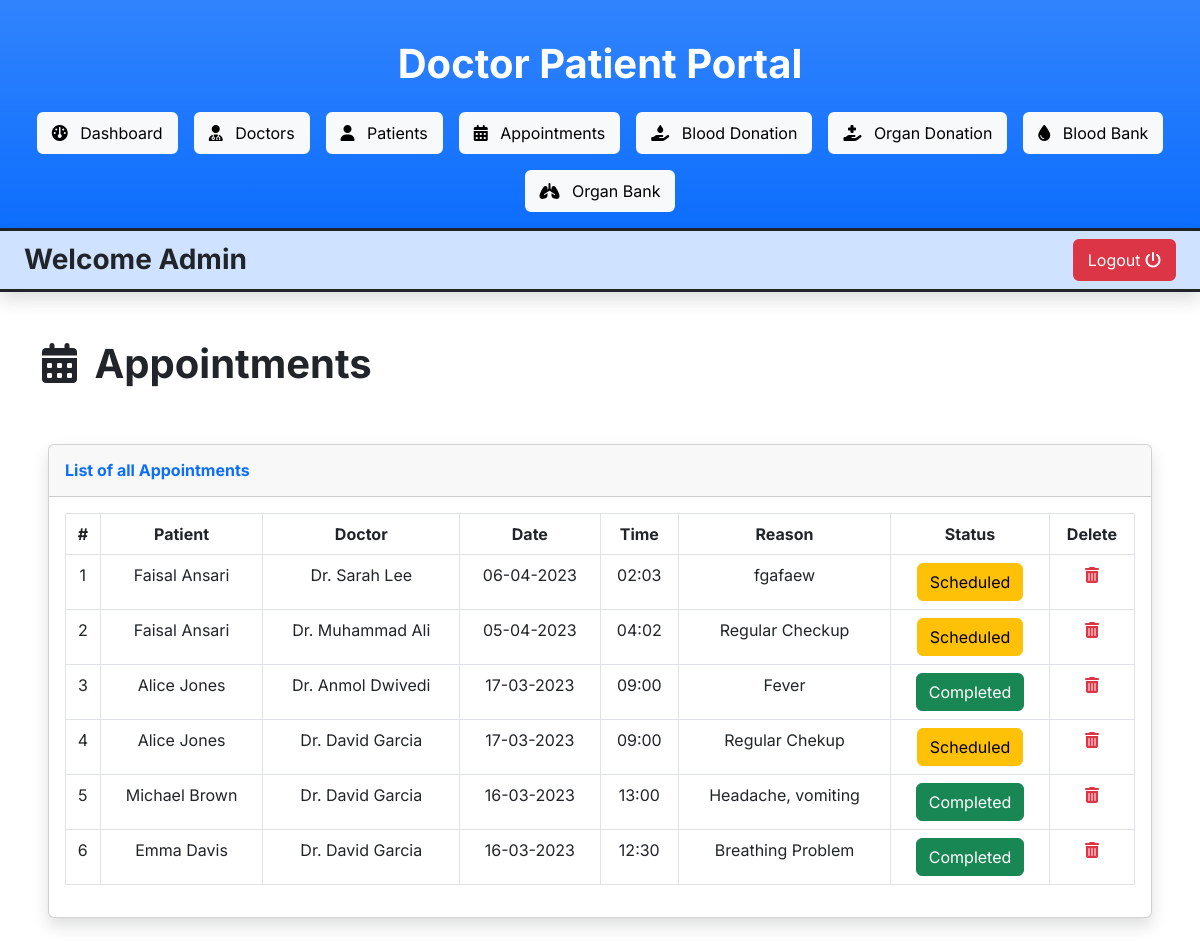
The app's page /admin/appointments.php (signed in) with its own data.
### tables this page shows
CREATE TABLE `appointments` (
  `appointment_id` int(11) NOT NULL,
  `patient_id` int(11) NOT NULL,
  `doctor_id` int(11) NOT NULL,
  `appointment_date` date NOT NULL,
  `appointment_time` time NOT NULL,
  `appointment_reason` varchar(255) NOT NULL,
  `appointment_status` varchar(255) NOT NULL
);

CREATE TABLE `patients` (
  `patient_id` int(11) NOT NULL,
  `first_name` varchar(255) NOT NULL,
  `last_name` varchar(255) NOT NULL,
  `email` varchar(255) NOT NULL,
  `password` varchar(255) NOT NULL,
  `dob` date NOT NULL,
  `gender` varchar(255) NOT NULL,
  `phone` varchar(255) NOT NULL,
  `address` varchar(255) NOT NULL,
  `dt` datetime NOT NULL DEFAULT current_timestamp()
);

CREATE TABLE `doctors` (
  `doctor_id` int(11) NOT NULL,
  `first_name` varchar(255) NOT NULL,
  `last_name` varchar(255) NOT NULL,
  `email` varchar(255) NOT NULL,
  `password` varchar(255) NOT NULL,
  `gender` varchar(255) NOT NULL,
  `dob` date NOT NULL,
  `phone` varchar(255) NOT NULL,
  `address` varchar(255) NOT NULL,
  `qualification` varchar(255) NOT NULL,
  `specialisation` varchar(255) NOT NULL,
  `dt` datetime NOT NULL DEFAULT current_timestamp()
);

### admin/appointments.php (the view, shortened to what this page needs)
<?php include("includes/header.php") ?>
<div class="container my-5 d-flex justify-content-between align-items-center">
    <h1><i class="fa-solid fa-calendar-days me-2"></i> Appointments</h1>
</div>
<div class="card shadow mb-4 mx-5">
    <div class="card-header py-3">
        <h6 class="m-0 font-weight-bold text-primary">List of all Appointments</h6>
    </div>
    <div class="card-body">
        <div class="table-responsive">
            <table class="table table-bordered w-100 py-2 text-center" id="appointmentTable">
                <thead>
                    <tr>
                        <th>#</th>
                        <th>Patient</th>
                        <th>Doctor</th>
                        <th>Date</th>
                        <th>Time</th>
                        <th>Reason</th>
                        <th>Status</th>
                        <th>Delete</th>
                    </tr>
                </thead>
                <tbody>
                    <?php
                    $i = 1;
                    $query = mysqli_query($con, "SELECT appointments.*, patients.first_name AS patient_first_name, patients.last_name AS patient_last_name, doctors.first_name AS doctor_first_name, doctors.last_name AS doctor_last_name FROM appointments JOIN patients ON appointments.patient_id = patients.patient_id  JOIN doctors ON appointments.doctor_id = doctors.doctor_id ORDER BY appointment_id DESC");
                    while ($row = mysqli_fetch_assoc($query)) {
                    ?>
                        <tr>
                            <td><?php echo $i ?></td>
                            <td><?php echo $row["patient_first_name"] . " " . $row["patient_last_name"] ?></td>
                            <td>Dr. <?php echo $row["doctor_first_name"] . " " . $row["doctor_last_name"] ?></td>
                            <td><?php echo date("d-m-Y", strtotime($row["appointment_date"])) ?></td>
                            <td><?php echo date("H:i", strtotime($row["appointment_time"])) ?></td>
                            <td><?php echo $row["appointment_reason"] ?></td>
                            <td>
                                <?php
                                $status = $row["appointment_status"];
                                if ($status == 'completed') {
                                    echo '<button class="btn btn-success">Completed</button>';
                                } elseif ($status == 'cancelled') {
                                    echo '<button class="btn btn-danger">Cancelled</button>';
                                } else {
                                    echo '<button class="btn btn-warning">Scheduled</button>';
                                }
                                ?>
                            </td>
                            <td>
                                <a href="#deleteAppointment<?php echo $row['appointment_id'] ?>" data-bs-toggle="modal"><i class="fa-solid fa-trash-can text-danger"></i></a>
                            </td>
                        </tr>
                    <?php
                        $i++;
                    }
                    ?>
                </tbody>
            </table>
        </div>
    </div>
</div>
<?php include("includes/footer.php") ?>

### admin-panel.css (style rules this page uses)
body { font-family: 'Inter', sans-serif; }
h1, h2, h3, h4, h5, h6 { font-weight: 700; }

### records on screen
appointments: patient.first_name "Faisal", patient.last_name "Ansari", doctor.first_name "Sarah", doctor.last_name "Lee", appointment_date "06-04-2023", appointment_time "02:03", appointment_reason "fgafaew", appointment_status "Scheduled"
appointments: patient.first_name "Faisal", patient.last_name "Ansari", doctor.first_name "Muhammad", doctor.last_name "Ali", appointment_date "05-04-2023", appointment_time "04:02", appointment_reason "Regular Checkup", appointment_status "Scheduled"
appointments: patient.first_name "Alice", patient.last_name "Jones", doctor.first_name "Anmol", doctor.last_name "Dwivedi", appointment_date "17-03-2023", appointment_time "09:00", appointment_reason "Fever", appointment_status "Completed"
appointments: patient.first_name "Alice", patient.last_name "Jones", doctor.first_name "David", doctor.last_name "Garcia", appointment_date "17-03-2023", appointment_time "09:00", appointment_reason "Regular Chekup", appointment_status "Scheduled"
appointments: patient.first_name "Michael", patient.last_name "Brown", doctor.first_name "David", doctor.last_name "Garcia", appointment_date "16-03-2023", appointment_time "13:00", appointment_reason "Headache, vomiting", appointment_status "Completed"
appointments: patient.first_name "Emma", patient.last_name "Davis", doctor.first_name "David", doctor.last_name "Garcia", appointment_date "16-03-2023", appointment_time "12:30", appointment_reason "Breathing Problem", appointment_status "Completed"
